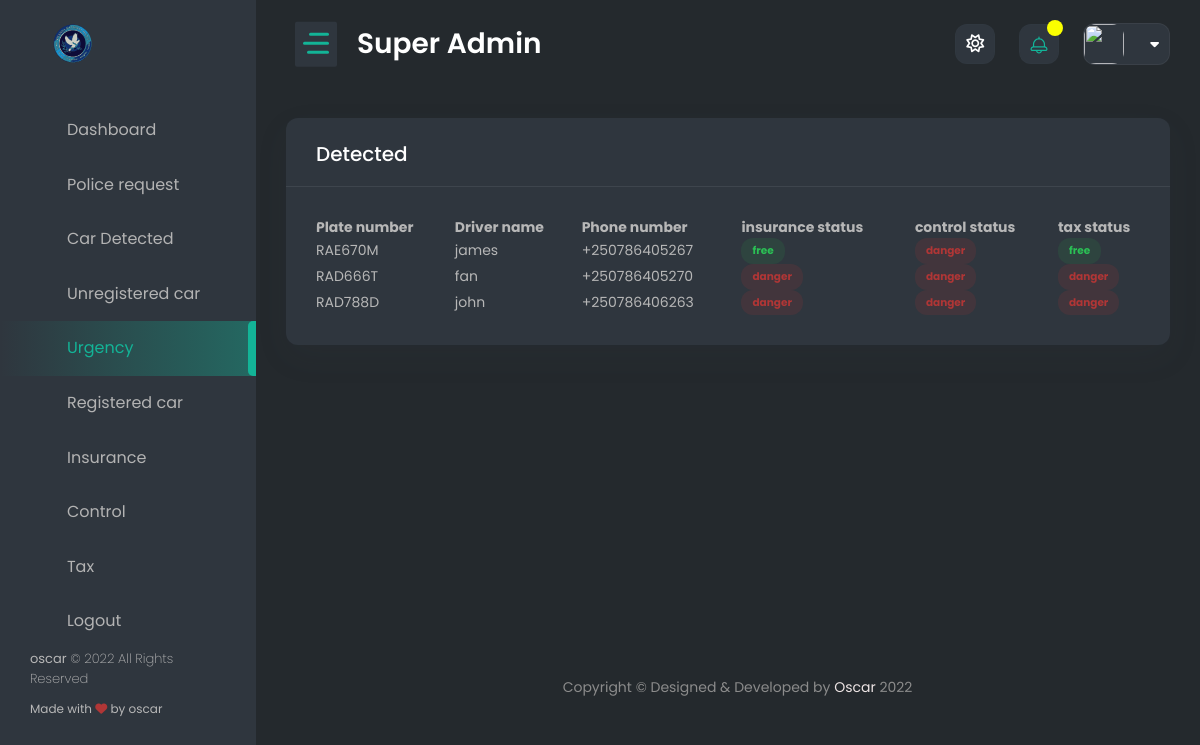
The page /superimboniadmin/admin_urgence_car/ on the database as committed earlier.
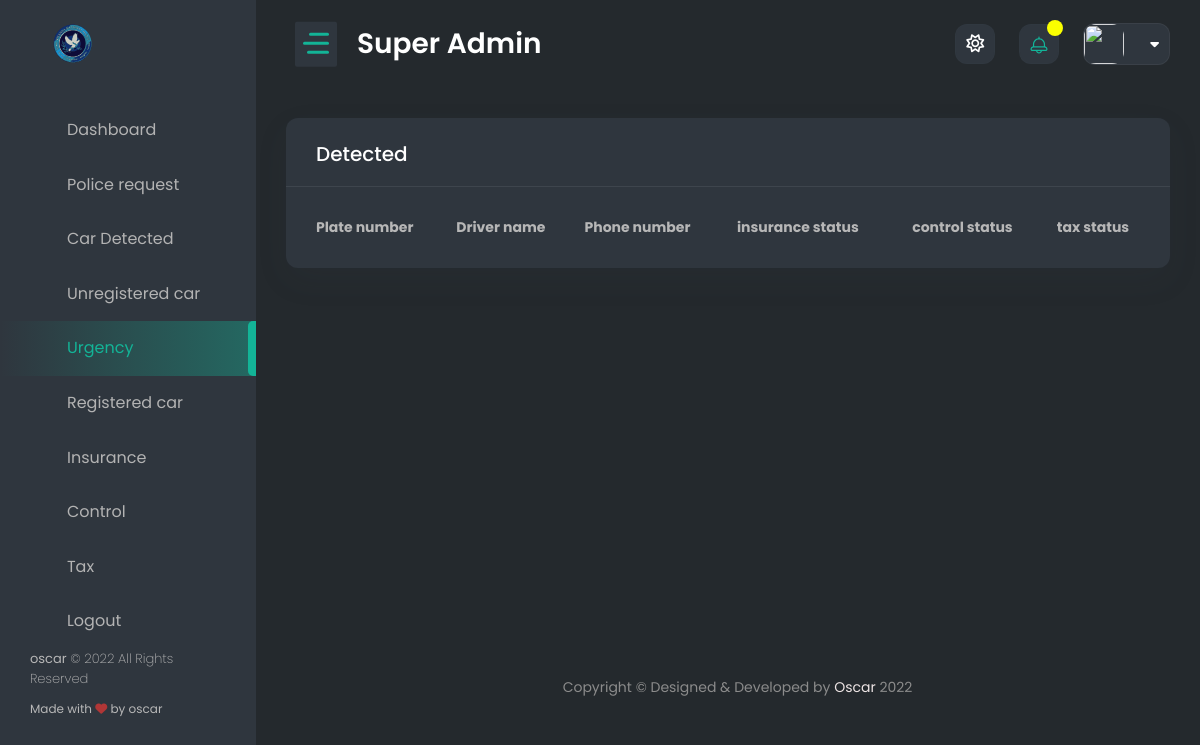
The same page on the database as committed later.
### car_plate/models.py (models this page shows, shortened)
class Charged_car_official(models.Model):
    police = models.ForeignKey(User, on_delete=models.CASCADE, null=True, blank=True)
    car = models.ForeignKey(Car_registration, on_delete=models.SET_NULL, null=True, blank=True)
    insurance_charged_amount = models.PositiveIntegerField(default=0, null=True, blank=True)
    tax_charged_amount = models.PositiveIntegerField(default=0, null=True, blank=True)
    control_charged_amount = models.PositiveIntegerField(default=0, null=True, blank=True)
    insurance_tole_expire = models.DateField(null=True, blank=True)
    control_tole_expire = models.DateField(null=True, blank=True)
    tax_tole_expire = models.DateField(null=True, blank=True)
    time_done = models.DateTimeField(auto_now_add=True)
    class Meta:
        verbose_name_plural = 'Charged Car Official'

class Car_registration(models.Model):
    id = models.UUIDField(
        default=uuid.uuid4,
        unique=True,
        primary_key=True,
        editable=False
    )
    owner_name = models.CharField(max_length=50)
    Owner_Id = models.IntegerField()
    car_model = models.CharField(max_length=200, null=False)
    owner_phone_number = PhoneNumberField()
    phone_number_assign = PhoneNumberField(blank=True, null=True)
    owner_email = models.EmailField()
    plate_number = models.CharField(max_length=20, unique=True)
    time_done = models.DateTimeField(auto_now_add=True)
    class Meta:
        verbose_name_plural = 'Car Registration'
        ordering = ['-id']

### admin_panel/views.py (the view)
# urls.py: path('admin_urgence_car/', admin_urgence_car, name='admin_urgence_car'),
def admin_urgence_car(request):
    all_end_varidation = Charged_car_official.objects.filter(
        Q(insurance_tole_expire__lt=now) | Q(control_tole_expire__lt=now) | Q(tax_tole_expire__lte=now))
    context = {
        'urgence': all_end_varidation,
        'now': now.date()
    }
    return render(request, 'super_temp/admin_urgence_car.html', context)

### authentication/context_processors.py (called while the page is built)
def extras(request):
    user = request.user
    if user.is_authenticated:
        police_req = Police_request.objects.filter(police=user).first()
        profile_police = get_object_or_404(Profile, user=user)
        user_small = user.name
        user_small = user_small.split(' ')
        user_small = user_small[0][:2].upper()
        police_req = police_req
    else:
        profile_police = None
        user_small = None
        police_req = None
    return {
        'profile': profile_police,
        'user': user,
        'user_small': user_small,
        'police_req': police_req
    }

def message_review(request):
    try:
        user = request.user
        message_all = Send_message.objects.filter(police_user=user)[:10]
        user_small = user.name
        user_small = user_small.split(' ')
        user_small = user_small[0][:2].upper()
    except:
        message_all = []
        user_small = 'AA'
    return {
        'message_all': message_all,
        'user_small': user_small
    }

### admin_panel/templates/super_temp/admin_urgence_car.html (shortened to what the changed rows need)
{% extends 'super_police/base.html' %}
{% load static %}
{% block content %}
    <div class="content-body">
			<div class="container-fluid">
				<div class="row">
                    <div class="col-12">
                        <div class="card">
                            <div class="card-body">
                                <div class="table-responsive">
                                    <table id="example4" class="display" style="min-width: 845px">
                                        <thead>
                                            <tr>
                                                <th>Plate number</th>
                                                <th>Driver name</th>
                                                <th>Phone number</th>
                                                <th>insurance status </th>
												<th>control status </th>
												<th>tax status </th>
                                            </tr>
                                        </thead>
                                        <tbody>
                                        {% for car in urgence %}
                                            <tr>
                                                <td>{{ car.car.plate_number }}</td>
                                                <td>{{ car.car.owner_name }}</td>
                                                <td>{{ car.car.owner_phone_number }}</td>
                                                <td>
                                                    {% if car.insurance_tole_expire is None %}
                                                        <span class="badge light badge-success">free</span>
                                                    {% elif car.insurance_tole_expire > now %}
                                                            <span class="badge light badge-warning">pending</span>
                                                    {% else %}
                                                    <span class="badge light badge-danger">danger</span>
                                                    {% endif %}
                                                </td>
                                                <td>
                                                    {% if car.control_tole_expire is None %}
                                                        <span class="badge light badge-success">free</span>
                                                    {% elif car.control_tole_expire > now %}
                                                        <span class="badge light badge-warning">pending</span>
                                                    {% else %}
                                                    <span class="badge light badge-danger">danger</span>
                                                    {% endif %}
                                                </td>
                                                <td>
                                                    {% if car.tax_tole_expire is None %}
                                                        <span class="badge light badge-success">free</span>
                                                    {% elif car.tax_tole_expire > now %}
                                                        <span class="badge light badge-warning">pending</span>
                                                    {% else %}
                                                             <span class="badge light badge-danger">danger</span>
                                                    {% endif %}
                                                </td>
                                            </tr>
                                        {% endfor %}
                                        </tbody>
                                    </table>
                                </div>
                            </div>
                        </div>
                    </div>
				</div>
            </div>
        </div>
{% endblock %}

Rows that differ between the two databases and show on the page:
removed Charged_car_official: car.plate_number "RAE670M", car.owner_name "james", car.owner_phone_number "+250786405267", shows "free", control_tole_expire "danger"
removed Charged_car_official: car.plate_number "RAD666T", car.owner_name "fan", car.owner_phone_number "+250786405270", insurance_tole_expire "danger", control_tole_expire "danger", tax_tole_expire "danger"
removed Charged_car_official: car.plate_number "RAD788D", car.owner_name "john", car.owner_phone_number "+250786406263", insurance_tole_expire "danger", control_tole_expire "danger", tax_tole_expire "danger"
